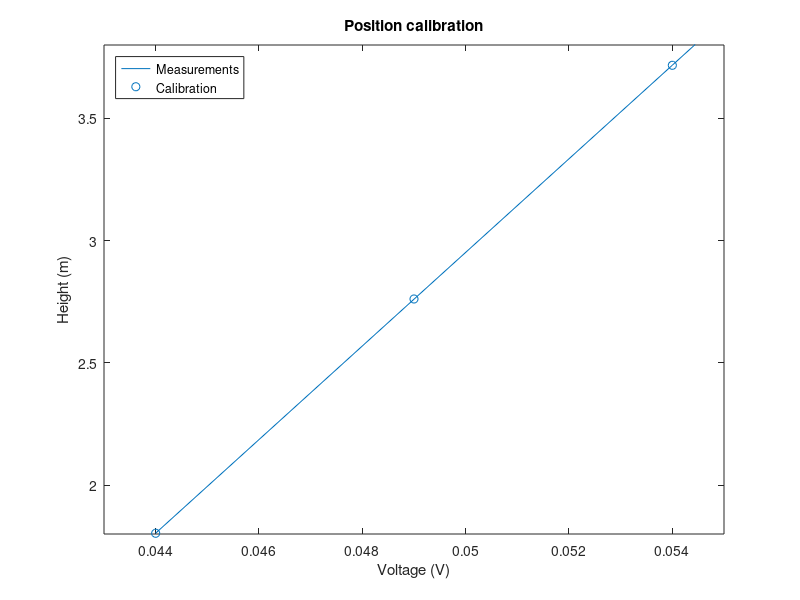

Source code (MATLAB):
% assignment 1
clear;
close all;
clc;

%% Specify parameter values

%Height of supports, uncomment one set of heights depending on the setup 
%you are using.

% pbottom = 0.016;
% pmiddle = 0.021;
% ptop = 0.026;

pbottom = 0.044;
pmiddle = 0.049;
ptop = 0.054;

% Corresponding position of bottom of ball
Pos = [pbottom pmiddle ptop]; 


%% START GUI : Measuring voltages on the setup stored in vector V
% waitfor(CalibratePosition);

% save('Voltage.mat', 'V');
%% Linear fit
%*************************for students to complete****************
load('Voltage.mat');
poscal = polyfit(V,Pos,1);
save('Assignment1.mat', 'poscal');
V(4) = 4;
Pos(4) = 0;
poscallin = V.*poscal(1) + poscal(2);
plot(poscallin, V);
hold on;
scatter(Pos,V);
title('Position calibration');
xlim([0.043 0.055]);
ylim([1.8 3.8]);
xlabel('Voltage (V)');
ylabel('Height (m)');
legend('Measurements', 'Calibration', 'Location', 'northwest');
% use the matlab function polyfit to make a linear fit on measered
% position and sensor voltage. Put the results in the variable called
% poscal. Produce a plot showing the measured dta points together with the
% linear fit

% poscal = ....



%% Saving your results
% it is possible to save certain variables from the workspace to a .mat
% file. This will allow you to use the same values during the next lab
% session or assignment. 
% >> save name.mat variable1 variable2 variable 3
% Omitting the variables saves the entire workspace in the .mat file. 
% 
% A previously saved mat file can be opened by double clicking in the
% folder (top left screen of matlab) or using >> load name.mat
